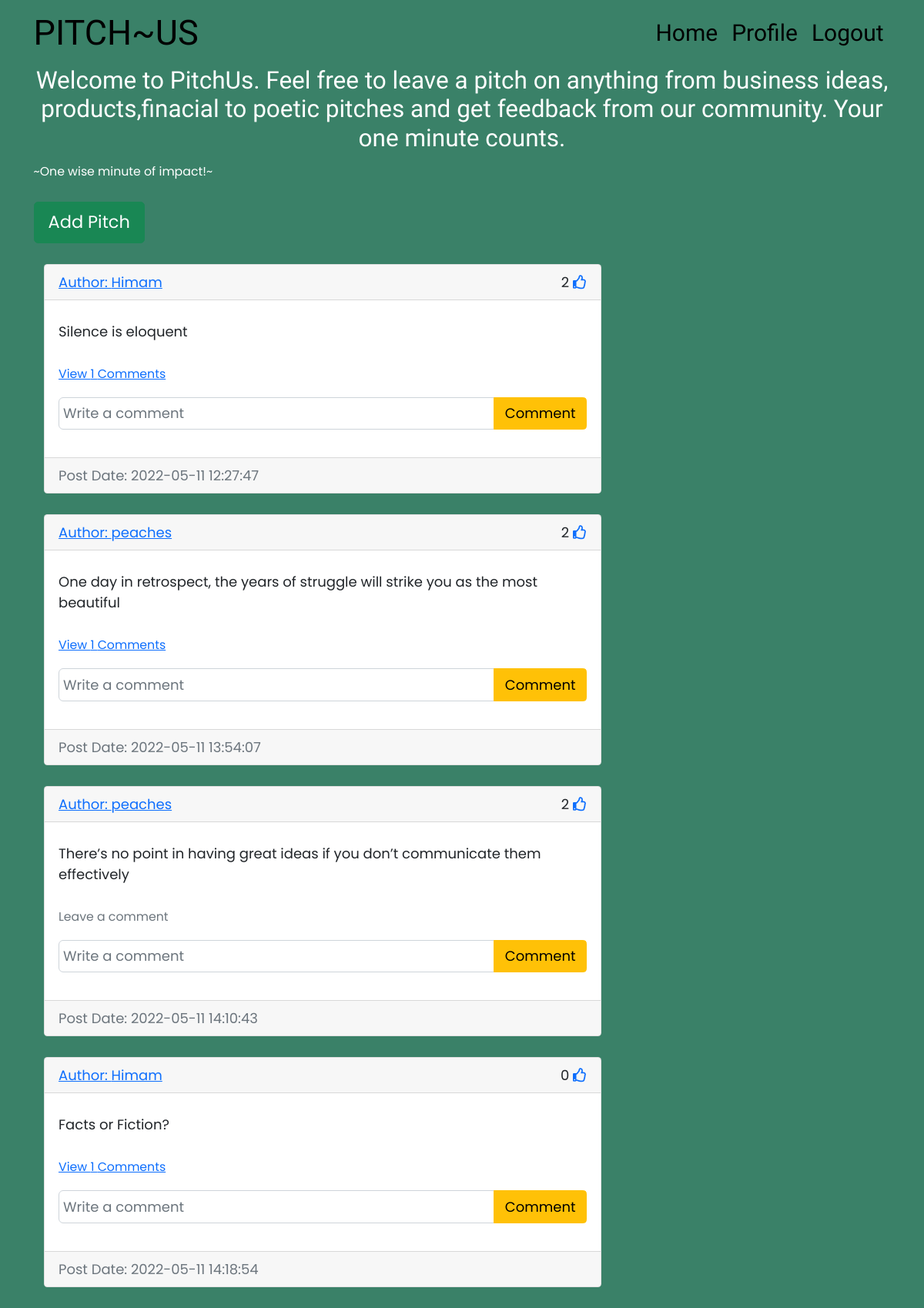
The app's page / (signed in) with its own data.
### app/models.py (models this page shows)
class Pitch(db.Model):
    id = db.Column(db.Integer,primary_key = True)
    text = db.Column(db.Text,nullable=False)
    category = db.Column(db.String, nullable=False)
    date_created = db.Column(db.DateTime(timezone=True),default=func.now())
    author = db.Column(db.Integer,db.ForeignKey('user.id',ondelete='CASCADE'))
    comments = db.relationship('Comment',backref='pitch',passive_deletes=True)
    likes = db.relationship('Like',backref='pitch',passive_deletes=True)

class User(db.Model,UserMixin):
    id = db.Column(db.Integer,primary_key = True)
    email = db.Column(db.String(150),unique = True)
    username = db.Column(db.String(150),unique = True)
    password = db.Column(db.String(150),nullable = False)
    bio = db.Column(db.String(255))
    profile_pic_path = db.Column(db.String())
    date_created = db.Column(db.DateTime(timezone=True),default=func.now())
    pitches = db.relationship('Pitch',backref='user',passive_deletes=True)
    comments = db.relationship('Comment',backref='user',passive_deletes=True)
    likes = db.relationship('Like',backref='user',passive_deletes=True)

### app/views.py (the view)
@views.route('/')
@login_required
def home():
   pitches = Pitch.query.all()
   return render_template('home.html',user = current_user.username,pitches=pitches)

### app/__init__.py (called while the page is built)
def create_app():
    app.config['SQLALCHEMY_TRACK_MODIFICATIONS'] = False
    bootstrap.init_app(app)
    db.init_app(app)
    migrate.init_app(app,db)
    mail.init_app(app)
    configure_uploads(app,photos)
    from .views import views
    app.register_blueprint(views,url_prefix="/")
    from .auth import auth
    app.register_blueprint(auth,url_prefix="/")
    from .models import User,Pitch, Comment,Like
    create_database(app)
    login_manager = LoginManager()
    login_manager.login_view = "auth.login" # redirects to login page
    login_manager.init_app(app)
    @login_manager.user_loader
    def load_user(id):
        return User.query.get(int(id))
    return app

### app/templates/home.html (shortened to what this page needs)
{% extends 'pitch_div.html' %}

### app/templates/pitch_div.html (shortened to what this page needs)
{% extends 'base.html' %}
{% block content %}
{% block header%}
    <div class="text-white">
        <h3 align="center">Welcome to PitchUs. Feel free to leave a pitch on anything from business ideas, products,finacial to poetic pitches and get feedback from our community. Your one minute counts. </h3><span><small>~One wise minute of impact!~</small></span> <br><br>
        <a href="/pitch/"><button type="button" class="btn btn-success btn-lg">
            Add Pitch
        </button></a>
    </div> <br>
    {%endblock %}
    <div class="container" id="pitches">
        {% for pitch in pitches %}
        <div class="col-md-8">
            <div class="card">
                <div class="card-header d-flex justify-content-between align-items-center">
                    <a href="/pitch/{{pitch.user.username}}">Author: {{pitch.user.username}}</a>
                    <div>{{pitch.likes|length}}
                        {% if user.id in pitch.likes|map(attribute="author")|list %}
                        <a href="/like/{{pitch.id}}"><i class="fas fa-thumbs-up"></i></a>
                        {% else %}
                        <a href="/like/{{pitch.id}}"><i class="far fa-thumbs-up"></i></a>
                        {% endif %}
                    </div>
                </div>
                <div class="card-body">
                    <div class="card-text">{{pitch.text}}</div><br>
                    <p class="card-text">
                        {% if pitch.comments|length > 0 %}
                        <a data-bs-toggle="collapse" href="#comments-{{pitch.id}}" role="button">
                            <small>View {{pitch.comments|length}} Comments</small>
                        </a>
                        {% else %}
                        <small class="text-muted">Leave a comment</small>
                        {% endif %}
                    </p>
                    <form class="input-group mb-3" method="POST" action="/comment/{{pitch.id}}">
                        <input type="text" id="text" name="text" class="form-control" placeholder="Write a comment">
                        <button type="submit" class="btn btn-warning">Comment</button>
                    </form>
                </div>
                <div class="card-footer text-muted"> Post Date: {{pitch.date_created}}</div>
            </div>
        </div>
        <br>
        {% endfor %}
    </div>
    {% endblock %}

### app/static/css/style.css (style rules this page uses)
* { margin: 0; padding: 0; box-sizing: border-box; font-family: 'Poppins', sans-serif; font-size: large; }
body { background-color: rgb(58, 129, 104); }
h3 { font-family: 'Macondo', cursive; }
input[type=text] { width: 100%; padding: 5px; font-size: 18px; border-radius: 6px; background-color: transparent; }

### records on screen
Pitch: user.username "Himam", likes|length "2", text "Silence is eloquent", comments|length "1", date_created "2022-05-11 12:27:47"
Pitch: user.username "peaches", likes|length "2", text "One day in retrospect, the years of struggle will strike you as the most beautiful", comments|length "1", date_created "2022-05-11 13:54:07"
Pitch: user.username "peaches", likes|length "2", text "There’s no point in having great ideas if you don’t communicate them effectively", shows "Leave a comment", date_created "2022-05-11 14:10:43"
Pitch: user.username "Himam", likes|length "0", text "Facts or Fiction?", comments|length "1", date_created "2022-05-11 14:18:54"
